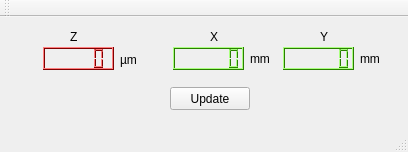
<?xml version="1.0" encoding="UTF-8"?>
<ui version="4.0">
 <class>MainWindow</class>
 <widget class="QMainWindow" name="MainWindow">
  <property name="geometry">
   <rect>
    <x>0</x>
    <y>0</y>
    <width>408</width>
    <height>152</height>
   </rect>
  </property>
  <property name="windowTitle">
   <string>Measurement and Position</string>
  </property>
  <widget class="QWidget" name="centralWidget">
   <widget class="QLCDNumber" name="lcdMeasurement">
    <property name="geometry">
     <rect>
      <x>43</x>
      <y>30</y>
      <width>71</width>
      <height>23</height>
     </rect>
    </property>
    <property name="palette">
     <palette>
      <active>
       <colorrole role="WindowText">
        <brush brushstyle="SolidPattern">
         <color alpha="255">
          <red>0</red>
          <green>0</green>
          <blue>0</blue>
         </color>
        </brush>
       </colorrole>
       <colorrole role="Button">
        <brush brushstyle="SolidPattern">
         <color alpha="255">
          <red>255</red>
          <green>0</green>
          <blue>0</blue>
         </color>
        </brush>
       </colorrole>
       <colorrole role="Light">
        <brush brushstyle="SolidPattern">
         <color alpha="255">
          <red>255</red>
          <green>127</green>
          <blue>127</blue>
         </color>
        </brush>
       </colorrole>
       <colorrole role="Midlight">
        <brush brushstyle="SolidPattern">
         <color alpha="255">
          <red>255</red>
          <green>63</green>
          <blue>63</blue>
         </color>
        </brush>
       </colorrole>
       <colorrole role="Dark">
        <brush brushstyle="SolidPattern">
         <color alpha="255">
          <red>127</red>
          <green>0</green>
          <blue>0</blue>
         </color>
        </brush>
       </colorrole>
       <colorrole role="Mid">
        <brush brushstyle="SolidPattern">
         <color alpha="255">
          <red>170</red>
          <green>0</green>
          <blue>0</blue>
         </color>
        </brush>
       </colorrole>
       <colorrole role="Text">
        <brush brushstyle="SolidPattern">
         <color alpha="255">
          <red>0</red>
          <green>0</green>
          <blue>0</blue>
         </color>
        </brush>
       </colorrole>
       <colorrole role="BrightText">
        <brush brushstyle="SolidPattern">
         <color alpha="255">
          <red>255</red>
          <green>255</green>
          <blue>255</blue>
         </color>
        </brush>
       </colorrole>
       <colorrole role="ButtonText">
        <brush brushstyle="SolidPattern">
         <color alpha="255">
          <red>0</red>
          <green>0</green>
          <blue>0</blue>
         </color>
        </brush>
       </colorrole>
       <colorrole role="Base">
        <brush brushstyle="SolidPattern">
         <color alpha="255">
          <red>255</red>
          <green>255</green>
          <blue>255</blue>
         </color>
        </brush>
       </colorrole>
       <colorrole role="Window">
        <brush brushstyle="SolidPattern">
         <color alpha="255">
          <red>255</red>
          <green>0</green>
          <blue>0</blue>
         </color>
        </brush>
       </colorrole>
       <colorrole role="Shadow">
        <brush brushstyle="SolidPattern">
         <color alpha="255">
          <red>0</red>
          <green>0</green>
          <blue>0</blue>
         </color>
        </brush>
       </colorrole>
       <colorrole role="AlternateBase">
        <brush brushstyle="SolidPattern">
         <color alpha="255">
          <red>255</red>
          <green>127</green>
          <blue>127</blue>
         </color>
        </brush>
       </colorrole>
       <colorrole role="ToolTipBase">
        <brush brushstyle="SolidPattern">
         <color alpha="255">
          <red>255</red>
          <green>255</green>
          <blue>220</blue>
         </color>
        </brush>
       </colorrole>
       <colorrole role="ToolTipText">
        <brush brushstyle="SolidPattern">
         <color alpha="255">
          <red>0</red>
          <green>0</green>
          <blue>0</blue>
         </color>
        </brush>
       </colorrole>
      </active>
      <inactive>
       <colorrole role="WindowText">
        <brush brushstyle="SolidPattern">
         <color alpha="255">
          <red>0</red>
          <green>0</green>
          <blue>0</blue>
         </color>
        </brush>
       </colorrole>
       <colorrole role="Button">
        <brush brushstyle="SolidPattern">
         <color alpha="255">
          <red>255</red>
          <green>0</green>
          <blue>0</blue>
         </color>
        </brush>
       </colorrole>
       <colorrole role="Light">
        <brush brushstyle="SolidPattern">
         <color alpha="255">
          <red>255</red>
          <green>127</green>
          <blue>127</blue>
         </color>
        </brush>
       </colorrole>
       <colorrole role="Midlight">
        <brush brushstyle="SolidPattern">
         <color alpha="255">
          <red>255</red>
          <green>63</green>
          <blue>63</blue>
         </color>
        </brush>
       </colorrole>
       <colorrole role="Dark">
        <brush brushstyle="SolidPattern">
         <color alpha="255">
          <red>127</red>
          <green>0</green>
          <blue>0</blue>
         </color>
        </brush>
       </colorrole>
       <colorrole role="Mid">
        <brush brushstyle="SolidPattern">
         <color alpha="255">
          <red>170</red>
          <green>0</green>
          <blue>0</blue>
         </color>
        </brush>
       </colorrole>
       <colorrole role="Text">
        <brush brushstyle="SolidPattern">
         <color alpha="255">
          <red>0</red>
          <green>0</green>
          <blue>0</blue>
         </color>
        </brush>
       </colorrole>
       <colorrole role="BrightText">
        <brush brushstyle="SolidPattern">
         <color alpha="255">
          <red>255</red>
          <green>255</green>
          <blue>255</blue>
         </color>
        </brush>
       </colorrole>
       <colorrole role="ButtonText">
        <brush brushstyle="SolidPattern">
         <color alpha="255">
          <red>0</red>
          <green>0</green>
          <blue>0</blue>
         </color>
        </brush>
       </colorrole>
       <colorrole role="Base">
        <brush brushstyle="SolidPattern">
         <color alpha="255">
          <red>255</red>
          <green>255</green>
          <blue>255</blue>
         </color>
        </brush>
       </colorrole>
       <colorrole role="Window">
        <brush brushstyle="SolidPattern">
         <color alpha="255">
          <red>255</red>
          <green>0</green>
          <blue>0</blue>
         </color>
        </brush>
       </colorrole>
       <colorrole role="Shadow">
        <brush brushstyle="SolidPattern">
         <color alpha="255">
          <red>0</red>
          <green>0</green>
          <blue>0</blue>
         </color>
        </brush>
       </colorrole>
       <colorrole role="AlternateBase">
        <brush brushstyle="SolidPattern">
         <color alpha="255">
          <red>255</red>
          <green>127</green>
          <blue>127</blue>
         </color>
        </brush>
       </colorrole>
       <colorrole role="ToolTipBase">
        <brush brushstyle="SolidPattern">
         <color alpha="255">
          <red>255</red>
          <green>255</green>
          <blue>220</blue>
         </color>
        </brush>
       </colorrole>
       <colorrole role="ToolTipText">
        <brush brushstyle="SolidPattern">
         <color alpha="255">
          <red>0</red>
          <green>0</green>
          <blue>0</blue>
         </color>
        </brush>
       </colorrole>
      </inactive>
      <disabled>
       <colorrole role="WindowText">
        <brush brushstyle="SolidPattern">
         <color alpha="255">
          <red>127</red>
          <green>0</green>
          <blue>0</blue>
         </color>
        </brush>
       </colorrole>
       <colorrole role="Button">
        <brush brushstyle="SolidPattern">
         <color alpha="255">
          <red>255</red>
          <green>0</green>
          <blue>0</blue>
         </color>
        </brush>
       </colorrole>
       <colorrole role="Light">
        <brush brushstyle="SolidPattern">
         <color alpha="255">
          <red>255</red>
          <green>127</green>
          <blue>127</blue>
         </color>
        </brush>
       </colorrole>
       <colorrole role="Midlight">
        <brush brushstyle="SolidPattern">
         <color alpha="255">
          <red>255</red>
          <green>63</green>
          <blue>63</blue>
         </color>
        </brush>
       </colorrole>
       <colorrole role="Dark">
        <brush brushstyle="SolidPattern">
         <color alpha="255">
          <red>127</red>
          <green>0</green>
          <blue>0</blue>
         </color>
        </brush>
       </colorrole>
       <colorrole role="Mid">
        <brush brushstyle="SolidPattern">
         <color alpha="255">
          <red>170</red>
          <green>0</green>
          <blue>0</blue>
         </color>
        </brush>
       </colorrole>
       <colorrole role="Text">
        <brush brushstyle="SolidPattern">
         <color alpha="255">
          <red>127</red>
          <green>0</green>
          <blue>0</blue>
         </color>
        </brush>
       </colorrole>
       <colorrole role="BrightText">
        <brush brushstyle="SolidPattern">
         <color alpha="255">
          <red>255</red>
          <green>255</green>
          <blue>255</blue>
         </color>
        </brush>
       </colorrole>
       <colorrole role="ButtonText">
        <brush brushstyle="SolidPattern">
         <color alpha="255">
          <red>127</red>
          <green>0</green>
          <blue>0</blue>
         </color>
        </brush>
       </colorrole>
       <colorrole role="Base">
        <brush brushstyle="SolidPattern">
         <color alpha="255">
          <red>255</red>
          <green>0</green>
          <blue>0</blue>
         </color>
        </brush>
       </colorrole>
       <colorrole role="Window">
        <brush brushstyle="SolidPattern">
         <color alpha="255">
          <red>255</red>
          <green>0</green>
          <blue>0</blue>
         </color>
        </brush>
       </colorrole>
       <colorrole role="Shadow">
        <brush brushstyle="SolidPattern">
         <color alpha="255">
          <red>0</red>
          <green>0</green>
          <blue>0</blue>
         </color>
        </brush>
       </colorrole>
       <colorrole role="AlternateBase">
        <brush brushstyle="SolidPattern">
         <color alpha="255">
          <red>255</red>
          <green>0</green>
          <blue>0</blue>
         </color>
        </brush>
       </colorrole>
       <colorrole role="ToolTipBase">
        <brush brushstyle="SolidPattern">
         <color alpha="255">
          <red>255</red>
          <green>255</green>
          <blue>220</blue>
         </color>
        </brush>
       </colorrole>
       <colorrole role="ToolTipText">
        <brush brushstyle="SolidPattern">
         <color alpha="255">
          <red>0</red>
          <green>0</green>
          <blue>0</blue>
         </color>
        </brush>
       </colorrole>
      </disabled>
     </palette>
    </property>
   </widget>
   <widget class="QLCDNumber" name="lcdX2">
    <property name="geometry">
     <rect>
      <x>173</x>
      <y>30</y>
      <width>71</width>
      <height>23</height>
     </rect>
    </property>
    <property name="palette">
     <palette>
      <active>
       <colorrole role="WindowText">
        <brush brushstyle="SolidPattern">
         <color alpha="255">
          <red>0</red>
          <green>0</green>
          <blue>0</blue>
         </color>
        </brush>
       </colorrole>
       <colorrole role="Button">
        <brush brushstyle="SolidPattern">
         <color alpha="255">
          <red>85</red>
          <green>255</green>
          <blue>0</blue>
         </color>
        </brush>
       </colorrole>
       <colorrole role="Light">
        <brush brushstyle="SolidPattern">
         <color alpha="255">
          <red>170</red>
          <green>255</green>
          <blue>127</blue>
         </color>
        </brush>
       </colorrole>
       <colorrole role="Midlight">
        <brush brushstyle="SolidPattern">
         <color alpha="255">
          <red>127</red>
          <green>255</green>
          <blue>63</blue>
         </color>
        </brush>
       </colorrole>
       <colorrole role="Dark">
        <brush brushstyle="SolidPattern">
         <color alpha="255">
          <red>42</red>
          <green>127</green>
          <blue>0</blue>
         </color>
        </brush>
       </colorrole>
       <colorrole role="Mid">
        <brush brushstyle="SolidPattern">
         <color alpha="255">
          <red>56</red>
          <green>170</green>
          <blue>0</blue>
         </color>
        </brush>
       </colorrole>
       <colorrole role="Text">
        <brush brushstyle="SolidPattern">
         <color alpha="255">
          <red>0</red>
          <green>0</green>
          <blue>0</blue>
         </color>
        </brush>
       </colorrole>
       <colorrole role="BrightText">
        <brush brushstyle="SolidPattern">
         <color alpha="255">
          <red>255</red>
          <green>255</green>
          <blue>255</blue>
         </color>
        </brush>
       </colorrole>
       <colorrole role="ButtonText">
        <brush brushstyle="SolidPattern">
         <color alpha="255">
          <red>0</red>
          <green>0</green>
          <blue>0</blue>
         </color>
        </brush>
       </colorrole>
       <colorrole role="Base">
        <brush brushstyle="SolidPattern">
         <color alpha="255">
          <red>255</red>
          <green>255</green>
          <blue>255</blue>
         </color>
        </brush>
       </colorrole>
       <colorrole role="Window">
        <brush brushstyle="SolidPattern">
         <color alpha="255">
          <red>85</red>
          <green>255</green>
          <blue>0</blue>
         </color>
        </brush>
       </colorrole>
       <colorrole role="Shadow">
        <brush brushstyle="SolidPattern">
         <color alpha="255">
          <red>0</red>
          <green>0</green>
          <blue>0</blue>
         </color>
        </brush>
       </colorrole>
       <colorrole role="AlternateBase">
        <brush brushstyle="SolidPattern">
         <color alpha="255">
          <red>170</red>
          <green>255</green>
          <blue>127</blue>
         </color>
        </brush>
       </colorrole>
       <colorrole role="ToolTipBase">
        <brush brushstyle="SolidPattern">
         <color alpha="255">
          <red>255</red>
          <green>255</green>
          <blue>220</blue>
         </color>
        </brush>
       </colorrole>
       <colorrole role="ToolTipText">
        <brush brushstyle="SolidPattern">
         <color alpha="255">
          <red>0</red>
          <green>0</green>
          <blue>0</blue>
         </color>
        </brush>
       </colorrole>
      </active>
      <inactive>
       <colorrole role="WindowText">
        <brush brushstyle="SolidPattern">
         <color alpha="255">
          <red>0</red>
          <green>0</green>
          <blue>0</blue>
         </color>
        </brush>
       </colorrole>
       <colorrole role="Button">
        <brush brushstyle="SolidPattern">
         <color alpha="255">
          <red>85</red>
          <green>255</green>
          <blue>0</blue>
         </color>
        </brush>
       </colorrole>
       <colorrole role="Light">
        <brush brushstyle="SolidPattern">
         <color alpha="255">
          <red>170</red>
          <green>255</green>
          <blue>127</blue>
         </color>
        </brush>
       </colorrole>
       <colorrole role="Midlight">
        <brush brushstyle="SolidPattern">
         <color alpha="255">
          <red>127</red>
          <green>255</green>
          <blue>63</blue>
         </color>
        </brush>
       </colorrole>
       <colorrole role="Dark">
        <brush brushstyle="SolidPattern">
         <color alpha="255">
          <red>42</red>
          <green>127</green>
          <blue>0</blue>
         </color>
        </brush>
       </colorrole>
       <colorrole role="Mid">
        <brush brushstyle="SolidPattern">
         <color alpha="255">
          <red>56</red>
          <green>170</green>
          <blue>0</blue>
         </color>
        </brush>
       </colorrole>
       <colorrole role="Text">
        <brush brushstyle="SolidPattern">
         <color alpha="255">
          <red>0</red>
          <green>0</green>
          <blue>0</blue>
         </color>
        </brush>
       </colorrole>
       <colorrole role="BrightText">
        <brush brushstyle="SolidPattern">
         <color alpha="255">
          <red>255</red>
          <green>255</green>
          <blue>255</blue>
         </color>
        </brush>
       </colorrole>
       <colorrole role="ButtonText">
        <brush brushstyle="SolidPattern">
         <color alpha="255">
          <red>0</red>
          <green>0</green>
          <blue>0</blue>
         </color>
        </brush>
       </colorrole>
       <colorrole role="Base">
        <brush brushstyle="SolidPattern">
         <color alpha="255">
          <red>255</red>
          <green>255</green>
          <blue>255</blue>
         </color>
        </brush>
       </colorrole>
       <colorrole role="Window">
        <brush brushstyle="SolidPattern">
         <color alpha="255">
          <red>85</red>
          <green>255</green>
          <blue>0</blue>
         </color>
        </brush>
       </colorrole>
       <colorrole role="Shadow">
        <brush brushstyle="SolidPattern">
         <color alpha="255">
          <red>0</red>
          <green>0</green>
          <blue>0</blue>
         </color>
        </brush>
       </colorrole>
       <colorrole role="AlternateBase">
        <brush brushstyle="SolidPattern">
         <color alpha="255">
          <red>170</red>
          <green>255</green>
          <blue>127</blue>
         </color>
        </brush>
       </colorrole>
       <colorrole role="ToolTipBase">
        <brush brushstyle="SolidPattern">
         <color alpha="255">
          <red>255</red>
          <green>255</green>
          <blue>220</blue>
         </color>
        </brush>
       </colorrole>
       <colorrole role="ToolTipText">
        <brush brushstyle="SolidPattern">
         <color alpha="255">
          <red>0</red>
          <green>0</green>
          <blue>0</blue>
         </color>
        </brush>
       </colorrole>
      </inactive>
      <disabled>
       <colorrole role="WindowText">
        <brush brushstyle="SolidPattern">
         <color alpha="255">
          <red>42</red>
          <green>127</green>
          <blue>0</blue>
         </color>
        </brush>
       </colorrole>
       <colorrole role="Button">
        <brush brushstyle="SolidPattern">
         <color alpha="255">
          <red>85</red>
          <green>255</green>
          <blue>0</blue>
         </color>
        </brush>
       </colorrole>
       <colorrole role="Light">
        <brush brushstyle="SolidPattern">
         <color alpha="255">
          <red>170</red>
          <green>255</green>
          <blue>127</blue>
         </color>
        </brush>
       </colorrole>
       <colorrole role="Midlight">
        <brush brushstyle="SolidPattern">
         <color alpha="255">
          <red>127</red>
          <green>255</green>
          <blue>63</blue>
         </color>
        </brush>
       </colorrole>
       <colorrole role="Dark">
        <brush brushstyle="SolidPattern">
         <color alpha="255">
          <red>42</red>
          <green>127</green>
          <blue>0</blue>
         </color>
        </brush>
       </colorrole>
       <colorrole role="Mid">
        <brush brushstyle="SolidPattern">
         <color alpha="255">
          <red>56</red>
          <green>170</green>
          <blue>0</blue>
         </color>
        </brush>
       </colorrole>
       <colorrole role="Text">
        <brush brushstyle="SolidPattern">
         <color alpha="255">
          <red>42</red>
          <green>127</green>
          <blue>0</blue>
         </color>
        </brush>
       </colorrole>
       <colorrole role="BrightText">
        <brush brushstyle="SolidPattern">
         <color alpha="255">
          <red>255</red>
          <green>255</green>
          <blue>255</blue>
         </color>
        </brush>
       </colorrole>
       <colorrole role="ButtonText">
        <brush brushstyle="SolidPattern">
         <color alpha="255">
          <red>42</red>
          <green>127</green>
          <blue>0</blue>
         </color>
        </brush>
       </colorrole>
       <colorrole role="Base">
        <brush brushstyle="SolidPattern">
         <color alpha="255">
          <red>85</red>
          <green>255</green>
          <blue>0</blue>
         </color>
        </brush>
       </colorrole>
       <colorrole role="Window">
        <brush brushstyle="SolidPattern">
         <color alpha="255">
          <red>85</red>
          <green>255</green>
          <blue>0</blue>
         </color>
        </brush>
       </colorrole>
       <colorrole role="Shadow">
        <brush brushstyle="SolidPattern">
         <color alpha="255">
          <red>0</red>
          <green>0</green>
          <blue>0</blue>
         </color>
        </brush>
       </colorrole>
       <colorrole role="AlternateBase">
        <brush brushstyle="SolidPattern">
         <color alpha="255">
          <red>85</red>
          <green>255</green>
          <blue>0</blue>
         </color>
        </brush>
       </colorrole>
       <colorrole role="ToolTipBase">
        <brush brushstyle="SolidPattern">
         <color alpha="255">
          <red>255</red>
          <green>255</green>
          <blue>220</blue>
         </color>
        </brush>
       </colorrole>
       <colorrole role="ToolTipText">
        <brush brushstyle="SolidPattern">
         <color alpha="255">
          <red>0</red>
          <green>0</green>
          <blue>0</blue>
         </color>
        </brush>
       </colorrole>
      </disabled>
     </palette>
    </property>
    <property name="digitCount">
     <number>6</number>
    </property>
   </widget>
   <widget class="QLCDNumber" name="lcdY2">
    <property name="geometry">
     <rect>
      <x>283</x>
      <y>30</y>
      <width>71</width>
      <height>23</height>
     </rect>
    </property>
    <property name="palette">
     <palette>
      <active>
       <colorrole role="WindowText">
        <brush brushstyle="SolidPattern">
         <color alpha="255">
          <red>0</red>
          <green>0</green>
          <blue>0</blue>
         </color>
        </brush>
       </colorrole>
       <colorrole role="Button">
        <brush brushstyle="SolidPattern">
         <color alpha="255">
          <red>85</red>
          <green>255</green>
          <blue>0</blue>
         </color>
        </brush>
       </colorrole>
       <colorrole role="Light">
        <brush brushstyle="SolidPattern">
         <color alpha="255">
          <red>170</red>
          <green>255</green>
          <blue>127</blue>
         </color>
        </brush>
       </colorrole>
       <colorrole role="Midlight">
        <brush brushstyle="SolidPattern">
         <color alpha="255">
          <red>127</red>
          <green>255</green>
          <blue>63</blue>
         </color>
        </brush>
       </colorrole>
       <colorrole role="Dark">
        <brush brushstyle="SolidPattern">
         <color alpha="255">
          <red>42</red>
          <green>127</green>
          <blue>0</blue>
         </color>
        </brush>
       </colorrole>
       <colorrole role="Mid">
        <brush brushstyle="SolidPattern">
         <color alpha="255">
          <red>56</red>
          <green>170</green>
          <blue>0</blue>
         </color>
        </brush>
       </colorrole>
       <colorrole role="Text">
        <brush brushstyle="SolidPattern">
         <color alpha="255">
          <red>0</red>
          <green>0</green>
          <blue>0</blue>
         </color>
        </brush>
       </colorrole>
       <colorrole role="BrightText">
        <brush brushstyle="SolidPattern">
         <color alpha="255">
          <red>255</red>
          <green>255</green>
          <blue>255</blue>
         </color>
        </brush>
       </colorrole>
       <colorrole role="ButtonText">
        <brush brushstyle="SolidPattern">
         <color alpha="255">
          <red>0</red>
          <green>0</green>
          <blue>0</blue>
         </color>
        </brush>
       </colorrole>
       <colorrole role="Base">
        <brush brushstyle="SolidPattern">
         <color alpha="255">
          <red>255</red>
          <green>255</green>
          <blue>255</blue>
         </color>
        </brush>
       </colorrole>
       <colorrole role="Window">
        <brush brushstyle="SolidPattern">
         <color alpha="255">
          <red>85</red>
          <green>255</green>
          <blue>0</blue>
         </color>
        </brush>
       </colorrole>
       <colorrole role="Shadow">
        <brush brushstyle="SolidPattern">
         <color alpha="255">
          <red>0</red>
          <green>0</green>
          <blue>0</blue>
         </color>
        </brush>
       </colorrole>
       <colorrole role="AlternateBase">
        <brush brushstyle="SolidPattern">
         <color alpha="255">
          <red>170</red>
          <green>255</green>
          <blue>127</blue>
         </color>
        </brush>
       </colorrole>
       <colorrole role="ToolTipBase">
        <brush brushstyle="SolidPattern">
         <color alpha="255">
          <red>255</red>
          <green>255</green>
          <blue>220</blue>
         </color>
        </brush>
       </colorrole>
       <colorrole role="ToolTipText">
        <brush brushstyle="SolidPattern">
         <color alpha="255">
          <red>0</red>
          <green>0</green>
          <blue>0</blue>
         </color>
        </brush>
       </colorrole>
      </active>
      <inactive>
       <colorrole role="WindowText">
        <brush brushstyle="SolidPattern">
         <color alpha="255">
          <red>0</red>
          <green>0</green>
          <blue>0</blue>
         </color>
        </brush>
       </colorrole>
       <colorrole role="Button">
        <brush brushstyle="SolidPattern">
         <color alpha="255">
          <red>85</red>
          <green>255</green>
          <blue>0</blue>
         </color>
        </brush>
       </colorrole>
       <colorrole role="Light">
        <brush brushstyle="SolidPattern">
         <color alpha="255">
          <red>170</red>
          <green>255</green>
          <blue>127</blue>
         </color>
        </brush>
       </colorrole>
       <colorrole role="Midlight">
        <brush brushstyle="SolidPattern">
         <color alpha="255">
          <red>127</red>
          <green>255</green>
          <blue>63</blue>
         </color>
        </brush>
       </colorrole>
       <colorrole role="Dark">
        <brush brushstyle="SolidPattern">
         <color alpha="255">
          <red>42</red>
          <green>127</green>
          <blue>0</blue>
         </color>
        </brush>
       </colorrole>
       <colorrole role="Mid">
        <brush brushstyle="SolidPattern">
         <color alpha="255">
          <red>56</red>
          <green>170</green>
          <blue>0</blue>
         </color>
        </brush>
       </colorrole>
       <colorrole role="Text">
        <brush brushstyle="SolidPattern">
         <color alpha="255">
          <red>0</red>
          <green>0</green>
          <blue>0</blue>
         </color>
        </brush>
       </colorrole>
       <colorrole role="BrightText">
        <brush brushstyle="SolidPattern">
         <color alpha="255">
          <red>255</red>
          <green>255</green>
          <blue>255</blue>
         </color>
        </brush>
       </colorrole>
       <colorrole role="ButtonText">
        <brush brushstyle="SolidPattern">
         <color alpha="255">
          <red>0</red>
          <green>0</green>
          <blue>0</blue>
         </color>
        </brush>
       </colorrole>
       <colorrole role="Base">
        <brush brushstyle="SolidPattern">
         <color alpha="255">
          <red>255</red>
          <green>255</green>
          <blue>255</blue>
         </color>
        </brush>
       </colorrole>
       <colorrole role="Window">
        <brush brushstyle="SolidPattern">
         <color alpha="255">
          <red>85</red>
          <green>255</green>
          <blue>0</blue>
         </color>
        </brush>
       </colorrole>
       <colorrole role="Shadow">
        <brush brushstyle="SolidPattern">
         <color alpha="255">
          <red>0</red>
          <green>0</green>
          <blue>0</blue>
         </color>
        </brush>
       </colorrole>
       <colorrole role="AlternateBase">
        <brush brushstyle="SolidPattern">
         <color alpha="255">
          <red>170</red>
          <green>255</green>
          <blue>127</blue>
         </color>
        </brush>
       </colorrole>
       <colorrole role="ToolTipBase">
        <brush brushstyle="SolidPattern">
         <color alpha="255">
          <red>255</red>
          <green>255</green>
          <blue>220</blue>
         </color>
        </brush>
       </colorrole>
       <colorrole role="ToolTipText">
        <brush brushstyle="SolidPattern">
         <color alpha="255">
          <red>0</red>
          <green>0</green>
          <blue>0</blue>
         </color>
        </brush>
       </colorrole>
      </inactive>
      <disabled>
       <colorrole role="WindowText">
        <brush brushstyle="SolidPattern">
         <color alpha="255">
          <red>42</red>
          <green>127</green>
          <blue>0</blue>
         </color>
        </brush>
       </colorrole>
       <colorrole role="Button">
        <brush brushstyle="SolidPattern">
         <color alpha="255">
          <red>85</red>
          <green>255</green>
          <blue>0</blue>
         </color>
        </brush>
       </colorrole>
       <colorrole role="Light">
        <brush brushstyle="SolidPattern">
         <color alpha="255">
          <red>170</red>
          <green>255</green>
          <blue>127</blue>
         </color>
        </brush>
       </colorrole>
       <colorrole role="Midlight">
        <brush brushstyle="SolidPattern">
         <color alpha="255">
          <red>127</red>
          <green>255</green>
          <blue>63</blue>
         </color>
        </brush>
       </colorrole>
       <colorrole role="Dark">
        <brush brushstyle="SolidPattern">
         <color alpha="255">
          <red>42</red>
          <green>127</green>
          <blue>0</blue>
         </color>
        </brush>
       </colorrole>
       <colorrole role="Mid">
        <brush brushstyle="SolidPattern">
         <color alpha="255">
          <red>56</red>
          <green>170</green>
          <blue>0</blue>
         </color>
        </brush>
       </colorrole>
       <colorrole role="Text">
        <brush brushstyle="SolidPattern">
         <color alpha="255">
          <red>42</red>
          <green>127</green>
          <blue>0</blue>
         </color>
        </brush>
       </colorrole>
       <colorrole role="BrightText">
        <brush brushstyle="SolidPattern">
         <color alpha="255">
          <red>255</red>
          <green>255</green>
          <blue>255</blue>
         </color>
        </brush>
       </colorrole>
       <colorrole role="ButtonText">
        <brush brushstyle="SolidPattern">
         <color alpha="255">
          <red>42</red>
          <green>127</green>
          <blue>0</blue>
         </color>
        </brush>
       </colorrole>
       <colorrole role="Base">
        <brush brushstyle="SolidPattern">
         <color alpha="255">
          <red>85</red>
          <green>255</green>
          <blue>0</blue>
         </color>
        </brush>
       </colorrole>
       <colorrole role="Window">
        <brush brushstyle="SolidPattern">
         <color alpha="255">
          <red>85</red>
          <green>255</green>
          <blue>0</blue>
         </color>
        </brush>
       </colorrole>
       <colorrole role="Shadow">
        <brush brushstyle="SolidPattern">
         <color alpha="255">
          <red>0</red>
          <green>0</green>
          <blue>0</blue>
         </color>
        </brush>
       </colorrole>
       <colorrole role="AlternateBase">
        <brush brushstyle="SolidPattern">
         <color alpha="255">
          <red>85</red>
          <green>255</green>
          <blue>0</blue>
         </color>
        </brush>
       </colorrole>
       <colorrole role="ToolTipBase">
        <brush brushstyle="SolidPattern">
         <color alpha="255">
          <red>255</red>
          <green>255</green>
          <blue>220</blue>
         </color>
        </brush>
       </colorrole>
       <colorrole role="ToolTipText">
        <brush brushstyle="SolidPattern">
         <color alpha="255">
          <red>0</red>
          <green>0</green>
          <blue>0</blue>
         </color>
        </brush>
       </colorrole>
      </disabled>
     </palette>
    </property>
    <property name="digitCount">
     <number>6</number>
    </property>
    <property name="mode">
     <enum>QLCDNumber::Dec</enum>
    </property>
   </widget>
   <widget class="QLabel" name="label">
    <property name="geometry">
     <rect>
      <x>360</x>
      <y>32</y>
      <width>31</width>
      <height>19</height>
     </rect>
    </property>
    <property name="text">
     <string>mm</string>
    </property>
   </widget>
   <widget class="QLabel" name="label_2">
    <property name="geometry">
     <rect>
      <x>250</x>
      <y>32</y>
      <width>31</width>
      <height>19</height>
     </rect>
    </property>
    <property name="text">
     <string>mm</string>
    </property>
   </widget>
   <widget class="QLabel" name="label_3">
    <property name="geometry">
     <rect>
      <x>210</x>
      <y>10</y>
      <width>16</width>
      <height>19</height>
     </rect>
    </property>
    <property name="text">
     <string>X</string>
    </property>
   </widget>
   <widget class="QLabel" name="label_4">
    <property name="geometry">
     <rect>
      <x>320</x>
      <y>10</y>
      <width>16</width>
      <height>19</height>
     </rect>
    </property>
    <property name="text">
     <string>Y</string>
    </property>
   </widget>
   <widget class="QLabel" name="label_5">
    <property name="geometry">
     <rect>
      <x>70</x>
      <y>10</y>
      <width>16</width>
      <height>19</height>
     </rect>
    </property>
    <property name="text">
     <string>Z</string>
    </property>
   </widget>
   <widget class="QLabel" name="label_6">
    <property name="geometry">
     <rect>
      <x>120</x>
      <y>32</y>
      <width>31</width>
      <height>21</height>
     </rect>
    </property>
    <property name="text">
     <string>µm</string>
    </property>
   </widget>
   <widget class="QPushButton" name="updateButton">
    <property name="geometry">
     <rect>
      <x>170</x>
      <y>70</y>
      <width>80</width>
      <height>23</height>
     </rect>
    </property>
    <property name="text">
     <string>Update</string>
    </property>
   </widget>
  </widget>
  <widget class="QMenuBar" name="menuBar">
   <property name="geometry">
    <rect>
     <x>0</x>
     <y>0</y>
     <width>408</width>
     <height>20</height>
    </rect>
   </property>
  </widget>
  <widget class="QToolBar" name="mainToolBar">
   <attribute name="toolBarArea">
    <enum>TopToolBarArea</enum>
   </attribute>
   <attribute name="toolBarBreak">
    <bool>false</bool>
   </attribute>
  </widget>
  <widget class="QStatusBar" name="statusBar"/>
 </widget>
 <layoutdefault spacing="6" margin="11"/>
 <resources/>
 <connections/>
</ui>
